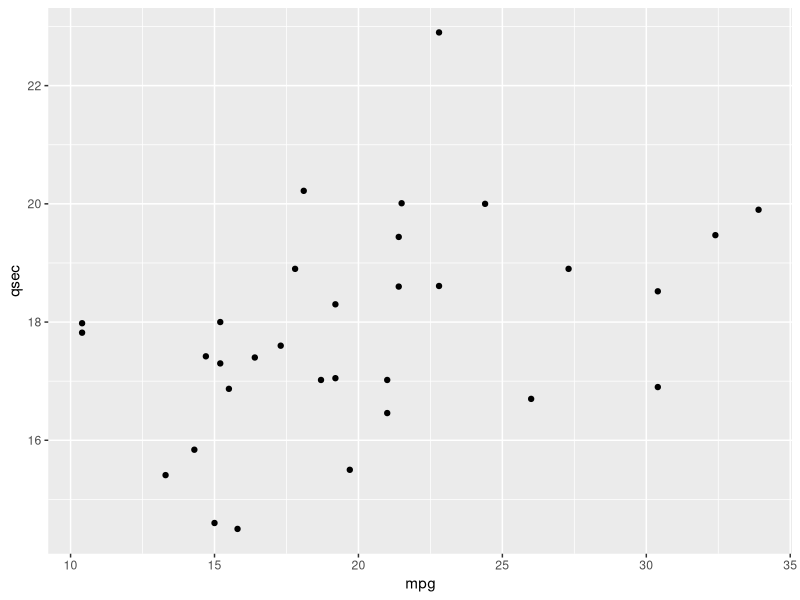

This chart was generated by the following R code:
## ---- chunk 1
str(mtcars)
library(ggplot2)
ggplot(mtcars)+
  geom_point(aes(x=mpg, y= qsec))
head(mtcars)
